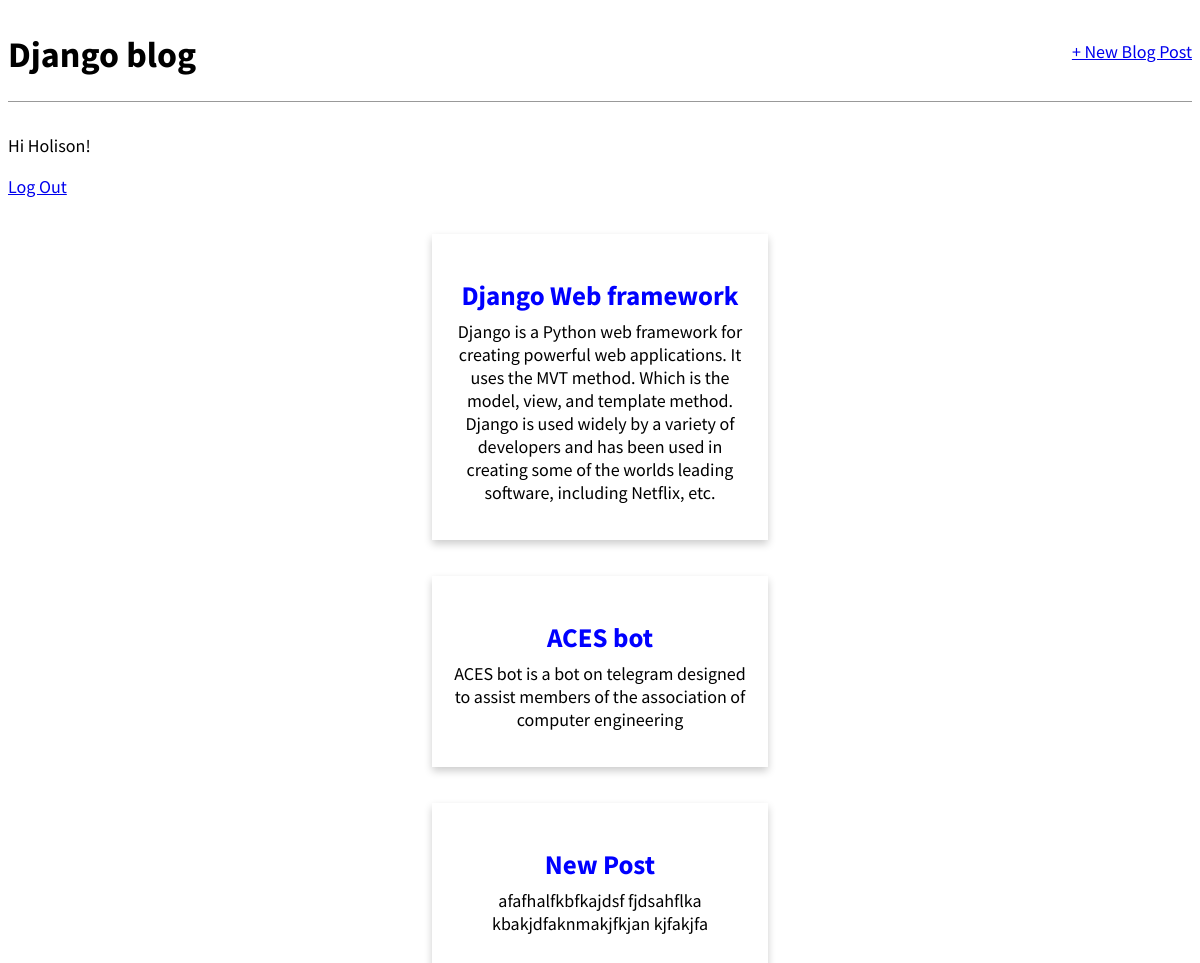
Screenshot of / (signed in) with the database file from the repository.
### blog/models.py (models this page shows, shortened)
class Post(models.Model):
    title = models.CharField(max_length=200)
    author = models.ForeignKey("auth.User", on_delete=models.CASCADE)
    body = models.TextField()

### blog/views.py (the view)
# urls.py: path("", BlogListView.as_view(), name="home"), #home
class BlogListView(ListView):
    model = Post
    template_name = "home.html"

### templates/home.html
{% extends "base.html" %}
{% block content %}
    {% for post in post_list %}
        <div class="post_container">
            <div class="post-entry">
                <h2><a href="{% url 'post_detail' post.pk %}">{{ post.title }}</a></h2>
                <p>{{ post.body }}</p>
            </div>
        </div>
    {% endfor %}
{% endblock content %}

### templates/base.html (shortened to what this page needs)
{% load static %}
<html>
    <head>
        <link rel="stylesheet" href="{% static 'css/base.css' %}">
    </head>
    <body>
        <div>
            <header>
                <div class="nav-left">
                    <h1><a href="{% url 'home' %}">Django blog</a></h1>
                </div>
                <div class="nav-right">
                    <a href="{% url 'post_new' %}"> + New Blog Post</a>
                </div>
            </header>
                {% if user.is_authenticated %}
                    <p>Hi {{ user.username }}!</p>
                    <a href="{% url 'logout' %}">Log Out</a>
                {% else %}
                    <p>You're not logged in</p>
                    <a href="{% url 'login' %}">Log in</a> |
                    <a href="{% url 'signup' %}">Sign Up</a>
                {% endif %}
                {% block content %}
                {% endblock content %}
        </div>
    </body>
</html>

### static/css/base.css (style rules this page uses)
body { font-family: 'Source Sans Pro', sans-serif; font-size: 18px; }
header { display: flex; justify-content: center; border-bottom: 1px solid #999; margin-bottom: 2rem; display: flex; }
header h1 a { color: #000; text-decoration: none; }
.nav-left { margin-right: auto; }
.nav-right { display: flex; padding-top: 2rem; }
.post-entry { padding:2em 1em; width: 300px; box-shadow: 0 4px 8px 0 rgba(0,0,0,0.2); text-align: center; }
.post-entry h2 { margin: 0.5rem 0; }
.post_container { display: flex; justify-content: center; margin: 2em auto; }
.post-entry h2 a, .post-entry h2 a:visited { color: blue; text-decoration: none; }
.post-entry p { margin: 0; font-weight: 400; }

### rows the page displays
Post: title "Django Web framework", body "Django is a Python web framework for creating powerful web applications. It uses the MVT method. Which is the model, view, and template method. Django is used widely by a variety of developers and has been used in creating some of the worlds leading software, including Netflix, etc."
Post: title "ACES bot", body "ACES bot is a bot on telegram designed to assist members of the association of computer engineering"
Post: title "New Post", body "afafhalfkbfkajdsf fjdsahflka kbakjdfaknmakjfkjan kjfakjfa"

### other values shown
{{ user.username }} "Holison"
